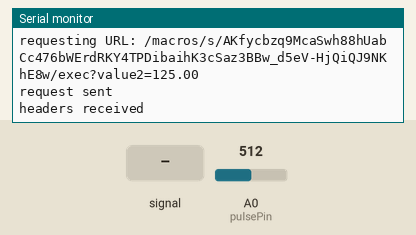
This sketch was run on a simulated ESP8266 (NodeMCU). Shown: the last lines printed to the serial monitor. The test bench sets the inputs (shaded band); at power-on: A0 (pulsePin) = 512. WiFi joins after 1.5 s; servers stay silent unless stated; uploads are accepted with an empty reply.

Above: at 2.7 s.
2.8 s: A0 (pulsePin) fed a 200 Hz sine of ±81 counts around its level
5.9 s: A0 (pulsePin) set to 716
At 8.3 s:
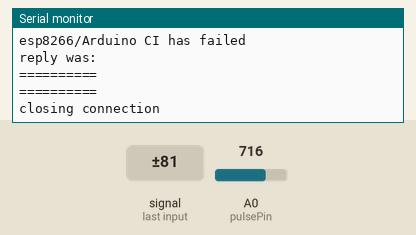
9.0 s: A0 (pulsePin) fed a 1000 Hz sine of ±255 counts around its level
12.1 s: A0 (pulsePin) set to 900
At 13.57 s:
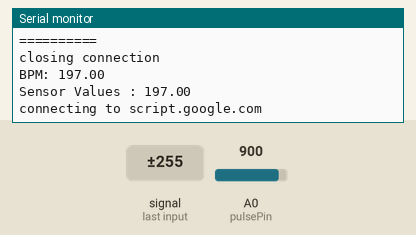
Timing chart, 0 to 15.1 s (numbered marks = the images above; inputs shaded):
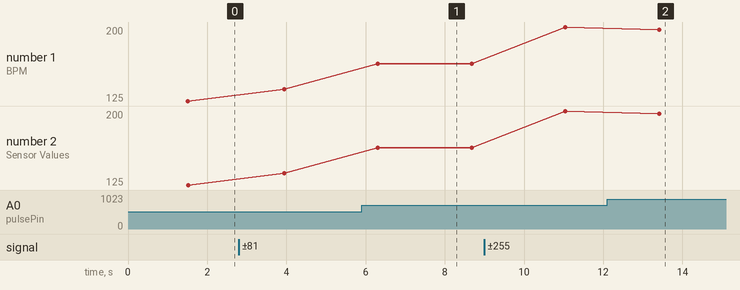

Measured:
- after the input at 5.9 s, the serial monitor: prints a new line after 0.41 s (image 1)
- after the input at 12.1 s, the serial monitor: prints a new line after 1.3 s (image 2)
- plotted number 1: 125 → 137 after the input at 2.8 s, 137 → 163 after the input at 5.9 s, 163 → 200 after the input at 9.0 s, 200 → 197 after the input at 12.1 s
- plotted number 2: 125 → 137 after the input at 2.8 s, 137 → 163 after the input at 5.9 s, 163 → 200 after the input at 9.0 s, 200 → 197 after the input at 12.1 s

The sketch:

Anna2.ino
```cpp
#include "TRIGGER_WIFI.h"
#include "TRIGGER_GOOGLESHEETS.h"

String Sheets_GAS_ID = "AKfycbzq9McaSwh88hUabCc476bWErdRKY4TPDibaihK3cSaz3BBw_d5eV-HjQiQJ9NKhE8w";
int No_of_Parameters = 1;
const int pulsePin = A0;

const int minValue = 0;      // Minimum analog value (calibration)
const int maxValue = 1023;   // Maximum analog value (calibration)
const int minBPM = 30;       // Minimum BPM (calibration)
const int maxBPM = 220;

float analogToBPM(int analogValue) {
  // Map the analog value to BPM within the defined range
  return map(analogValue, minValue, maxValue, minBPM, maxBPM);
}


void setup()
{
    Serial.begin(9600);
    while (!Serial);
    WIFI_Connect("Ani","1234567890");
    Google_Sheets_Init(column_name_in_sheets, Sheets_GAS_ID, No_of_Parameters);
}

void loop() {

  int sensorValue = analogRead(pulsePin);

  // Convert the analog value to BPM
  float myBPM = analogToBPM(sensorValue);

  // Print the BPM value
  Serial.print("BPM: ");
  Serial.println(myBPM);
  Data_to_Sheets(No_of_Parameters,  myBPM);
  delay(1000);
}
```

TRIGGER_GOOGLESHEETS.h
```cpp
#ifndef _TRIGGER_GOOGLESHEETS_H_
#define _TRIGGER_GOOGLESHEETS_H_

#include <WiFiClientSecure.h>
#include <stdarg.h>
#include <string.h>

extern WiFiClientSecure client;

void sheets_initialization();
void Send_Data(String name, double value);
void Google_Sheets_Init(char array_2d[10][8], String sheets_gas_id, int param_size);

String url;

char column_name_in_sheets[][8] = {"value2"};

double random_values[100];

void float_to_string();
const char* host = "script.google.com";
const int httpsPort = 443;

char Sensor_Values[10][10];
const char* fingerprint = "46 B2 C3 44 9C 59 09 8B 01 B6 F8 BD 4C FB 00 74 91 2F EF F6";
String GAS_ID;
int Count;

void Google_Sheets_Init(char test[][8], String sheets_gas_id, int param_size)
{
    GAS_ID = sheets_gas_id;
    Count = param_size;

    for (int i = 0; i < Count; i++)
    {
        for (int j = 0; j < 8; j++)
        {
            column_name_in_sheets[i][j] = test[i][j];
        }
    }

    #ifdef Debug_Serial_Mon
       for(int i=0;i<Count;i++)
       {
            Serial.print("column_name= ");
            Serial.println(column_name_in_sheets[i]);
       }
   #endif
}

void Data_to_Sheets(int num, ...)
{
    va_list lst;
    va_start(lst,num);

    for(int i=0;i<num;i++)
    {
        random_values[i]= va_arg(lst,double);
    }
    va_end(lst);

    float_to_string();
    // Send the data to Google Sheets one by one
    for (int i = 0; i < num; i++) {
        Send_Data(column_name_in_sheets[i], random_values[i]);
    }
}

void float_to_string()
{
    for(int j=0;j<Count;j++)
    {
        sprintf(Sensor_Values[j],"%.02f",random_values[j]);
        #ifdef Debug_Serial_Mon
            Serial.print("Sensor Values : ");
            Serial.println(Sensor_Values[j]);
        #endif
    }
}

void Send_Data(String name, double value)
{
    if (!client.connected()) {
        // Re-establish the connection if not connected
        sheets_initialization();
    }

    String url = "/macros/s/" + GAS_ID + "/exec?";
    url += name + "=" + String(value);

    Serial.print("requesting URL: ");
    Serial.println(url);

    client.print(String("GET ") + url + " HTTP/1.1\r\n" +
         "Host: " + host + "\r\n" +
         "User-Agent: BuildFailureDetectorESP8266\r\n" +
         "Connection: close\r\n\r\n");

    #ifdef Debug_Serial_Mon
        Serial.println("request sent");
    #endif
    while (client.connected())
    {
        String line = client.readStringUntil('\n');
        if (line == "\r")
        {
            #ifdef Debug_Serial_Mon
                Serial.println("headers received");
            #endif
            break;
        }
    }
    String line = client.readStringUntil('\n');

    if (line.startsWith("{\"state\":\"success\""))
    {
        #ifdef Debug_Serial_Mon
            Serial.println("esp8266/Arduino CI successful!");
        #endif
    }
    else
    {
        #ifdef Debug_Serial_Mon
            Serial.println("esp8266/Arduino CI has failed");
        #endif
    }

    #ifdef Debug_Serial_Mon
        Serial.println("reply was:");
        Serial.println("==========");
        Serial.println(line);
        Serial.println("==========");
        Serial.println("closing connection");
    #endif
}

void sheets_initialization()
{
    client.setInsecure();

    #ifdef Debug_Serial_Mon
        Serial.print("connecting to ");
        Serial.println(host);
    #endif

    if (!client.connect(host, httpsPort))
    {
        #ifdef Debug_Serial_Mon
            Serial.println("connection failed");
        #endif
        return;
    }
}

#endif
```

TRIGGER_WIFI.h
```cpp
#ifndef __TRIGGER_WIFI_H__
#define __TRIGGER_WIFI_H__

#include <ESP8266WiFi.h>
#include <WiFiClientSecure.h>

//const char* ssid = "X-men trainee";    // name of your wifi network!!!!!!!!!!!!!!!!!!!!!!!!!!!!!!!!!!!!!!!!!
//const char* password = "Qwertyuiop69";     // wifi pasword !!!!!!!!!!!!!!!!!!!!!!!!!!!!!!!!!!!!!!!!!!!!!!!!


WiFiClientSecure client;

#define Debug_Serial_Mon


void WIFI_Connect(const char* wifi_id, const char *wifi_password)
{
  #ifdef Debug_Serial_Mon
    Serial.print("connecting to ");
    Serial.println(wifi_id);
  #endif

  WiFi.mode(WIFI_STA);
  WiFi.begin(wifi_id, wifi_password);

  while (WiFi.status() != WL_CONNECTED)
  {
    delay(500);
    Serial.print(".");
  }

  #ifdef Debug_Serial_Mon
    Serial.println("");
    Serial.println("WiFi connected");
    Serial.println("IP address: ");
    Serial.println(WiFi.localIP());
  #endif
}

#endif
```
